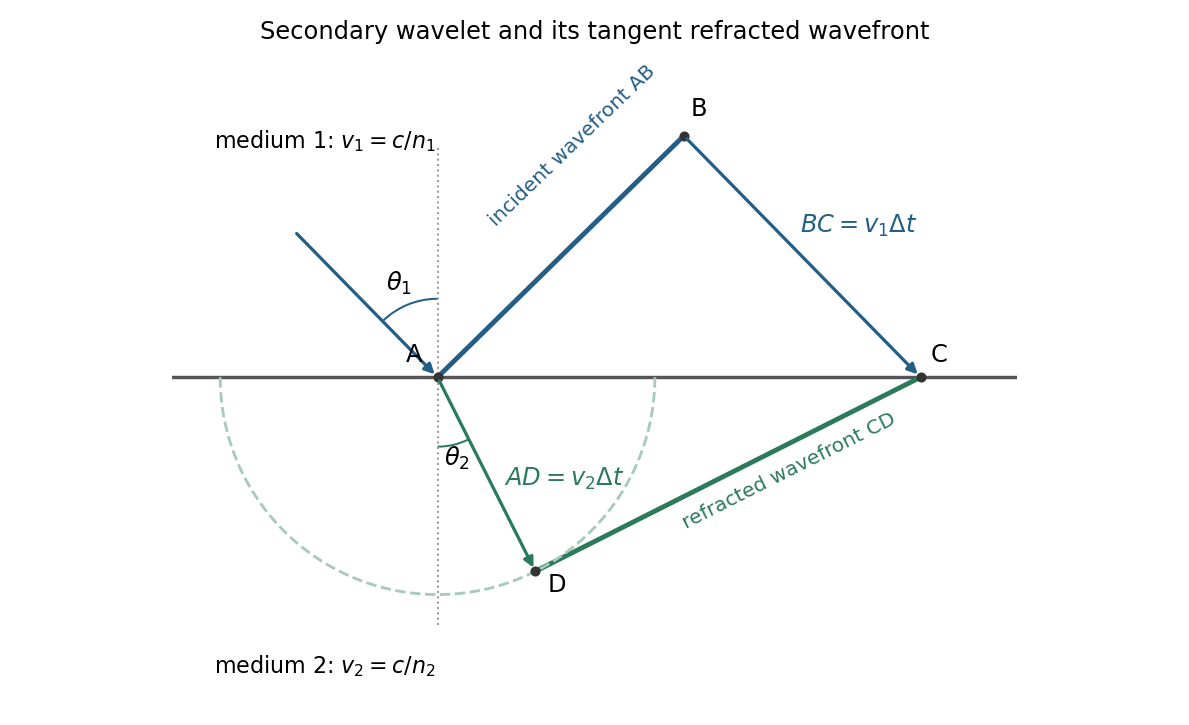

This figure's Python source:
"""Original solution figure for the 2019 Natural Sciences IA Physics paper.

Writes its PNG basename to cwd. Dependencies: numpy and matplotlib, already
specified in the repository pyproject.toml. Tested with Python 3.14.4,
NumPy 2.3.5 and Matplotlib 3.10.7.
"""
from pathlib import Path
import matplotlib
matplotlib.use("Agg")
import matplotlib.pyplot as plt
from matplotlib.patches import Arc, Circle
import numpy as np


def save(fig):
    fig.savefig(Path(__file__).with_suffix(".png").name,dpi=145,facecolor="white")
    plt.close(fig)


def arrow(ax,a,b,colour="#333333",**kwargs):
    ax.annotate("",xy=b,xytext=a,arrowprops={"arrowstyle":"-|>","lw":1.6,"color":colour,**kwargs})


def main():
    fig,ax=plt.subplots(figsize=(8.2,5))
    A=np.array([0.,0.]);C=np.array([4.,0.]);s1=.7;s2=.45
    B=C-2.8*np.array([s1,-np.sqrt(1-s1*s1)])
    D=np.array([1.8*s2,-1.8*np.sqrt(1-s2*s2)])
    ax.axhline(0,color="#555555",lw=1.7)
    ax.plot([A[0],B[0]],[A[1],B[1]],color="#245e87",lw=2.4)
    ax.plot([D[0],C[0]],[D[1],C[1]],color="#2c7a5c",lw=2.4)
    angles=np.linspace(-np.pi,0,220)
    ax.plot(1.8*np.cos(angles),1.8*np.sin(angles),color="#a4cbbb",ls="--",lw=1.4)
    arrow(ax,B,C,"#245e87");arrow(ax,A,D,"#2c7a5c")
    incoming=-1.7*np.array([s1,-np.sqrt(1-s1*s1)])
    arrow(ax,incoming,A,"#245e87")
    ax.plot([0,0],[-2.05,1.9],color="#999999",ls=":",lw=1)
    for p,label,offset in [(A,"A",(-.26,.13)),(B,"B",(.06,.16)),(C,"C",(.08,.13)),(D,"D",(.1,-.17))]:
        ax.plot(*p,"o",color="#333333",ms=4)
        ax.text(p[0]+offset[0],p[1]+offset[1],label,fontsize=12)
    ax.text(.4,1.25,"incident wavefront AB",color="#245e87",fontsize=10,rotation=44)
    ax.text(2.0,-1.25,"refracted wavefront CD",color="#2c7a5c",fontsize=10,rotation=26.7)
    ax.text(3.0,1.2,r"$BC=v_1\Delta t$",color="#245e87",fontsize=12)
    ax.text(.55,-.9,r"$AD=v_2\Delta t$",color="#2c7a5c",fontsize=12)
    ax.text(-1.85,1.9,r"medium 1: $v_1=c/n_1$",fontsize=11)
    ax.text(-1.85,-2.45,r"medium 2: $v_2=c/n_2$",fontsize=11)
    ax.add_patch(Arc((0,0),1.3,1.3,theta1=90,theta2=90+np.degrees(np.arcsin(s1)),color="#245e87"))
    ax.text(-.43,.72,r"$\theta_1$",fontsize=12)
    ax.add_patch(Arc((0,0),1.15,1.15,theta1=270,theta2=270+np.degrees(np.arcsin(s2)),color="#2c7a5c"))
    ax.text(.05,-.73,r"$\theta_2$",fontsize=12)
    ax.set(xlim=(-2.2,4.8),ylim=(-2.7,2.7),aspect="equal",title="Secondary wavelet and its tangent refracted wavefront")
    ax.axis("off");fig.tight_layout();save(fig)

if __name__=="__main__":main()
